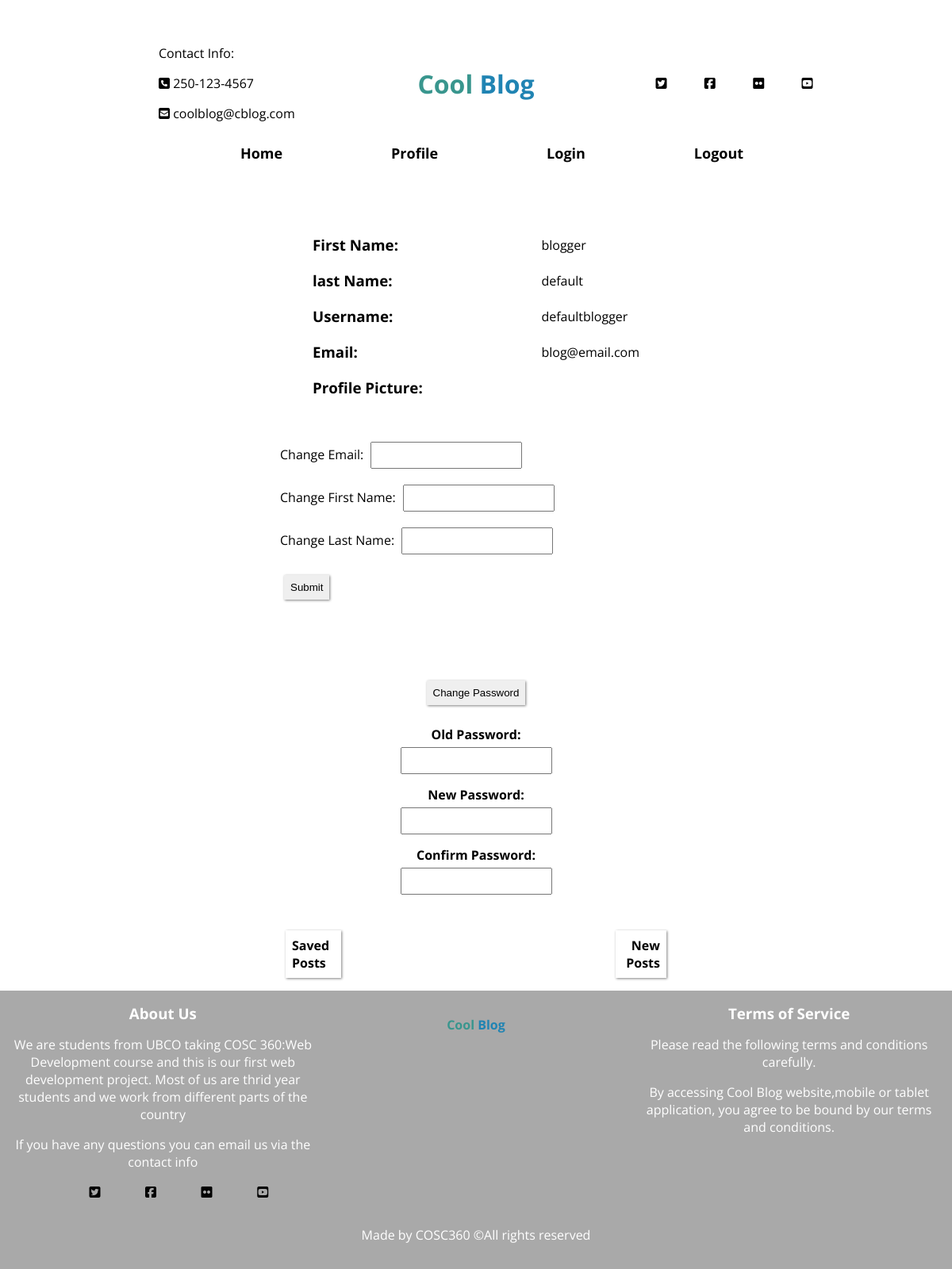
/PHP/profile.php (signed in), run on the app's committed database.
### tables this page shows
CREATE TABLE `users` (
  `username` varchar(255) NOT NULL,
  `firstName` varchar(255) NOT NULL,
  `lastName` varchar(255) NOT NULL,
  `email` varchar(255) NOT NULL,
  `password` varchar(255) NOT NULL,
  `admin` boolean NOT NULL,
  `pfp` varchar(255)
);

### PHP/profile.php (the view, shortened to what this page needs)
<!DOCTYPE html>
<?php
$host = "localhost";
$database = "cosc360_project";
$user = "webuser";
$password = "P@ssw0rd";
$connection = mysqli_connect($host, $user, $password, $database);
$error = mysqli_connect_error();
$uname = $_COOKIE["user"];
$fname = null;
$lname = null;
$email = null;
$img= null;
if($error != null)
{
    $output = "<p>Unable to connect to database!</p>";
    exit($output);
}
else
{
    $sql = "SELECT * FROM users WHERE username='$uname';";
    $results = mysqli_query($connection, $sql);
    if(mysqli_num_rows($results)!=0){
        while ($row = mysqli_fetch_assoc($results)) {
             $fname= $row['firstName'] ;
            $lname= $row['lastName'];
            $email= $row['email'];
            $img= $row['pfp'];
         }
    }
    else {
        $fname= "na" ;
        $lname= "na";
        $email= "na";
    }
}
?>
<html lang="eng">
  <head>
    <link rel="stylesheet" href="../css/profile.css"/>
    <link rel="stylesheet" href="../css/main.css"/>
</head>
<header>
    <div class="container full-width">
        <div class="flexbox align-items-center justify-content-between">
            <div class="contact-info">
                <ul class="justify-content-evenly">
                    <li><p>Contact Info:</p></li>
                    <li><a><i class="fas fa-phone-square"></i> 250-123-4567</a></li>
                    <li><a><i class="fas fa-envelope-square"></i> coolblog@cblog.com</a></li>
                </ul>
            </div>
            <div class="page-name">
                <a class="title" href="../Main.php">Cool<span> Blog</span></a>
            </div>
            <div class="sns">
                <ul class="flexbox justify-content-evenly">
                    <li><a><i class="fab fa-twitter-square"></i></a></li>
                    <li><a><i class="fab fa-facebook-square"></i></a></li>
                    <li><a><i class="fab fa-flickr"></i></a></li>
                    <li><a><i class="fab fa-youtube-square"></i></a></li>
                </ul>
            </div>
        </div>
        <nav>
            <ul class="flexbox justify-content-center justify-content-evenly">
                <li class="nav-title"><a href="../main.php">Home</a></li>
                <li class="nav-title"><a href="profile.php">Profile</a></li>
                <li class="nav-title" id="login-btn" style="cursor: pointer;">Login</li>
                <li class="nav-title"><a href="logout.php">Logout</a></li>
            </ul>
        </nav>
    </div>
</header>
<body>
  <section>
    <div class="profile-container">
      <table >
          <tbody>
                <tr>
                    <td><h3> First Name:</td>
                    <td><?php echo $fname ?></td>
                </tr>
                <tr>
                    <td><h3>last Name:</td>
                    <td><?php echo $lname ?></td>
                </tr>
                <tr>
                    <td><h3>Username:</td>
                    <td><?php echo $uname ?></td>
                </tr>
                <tr>
                    <td><h3>Email:</td>
                    <td><?php echo $email ?></td>
                </tr>
                <tr>
                    <td><h3>Profile Picture:</td>
                    <td><img src="<?php echo $img ?>" style="width:200px;border-radius:50%"/></td>
                </tr>
            </tbody>
        </table>
        <div class="change-password-form">
            <form method="POST" action="changename.php">
                <div class="input-box">
                    <label>Change Email:</label>
                    <input type="text" name="newemail">
                </div>
                <div class="input-box">
                    <label>Change First Name:</label>
                    <input type="text" name="newfirstname">
                </div>
                <div class="input-box">
                    <label>Change Last Name:</label>
                    <input type="text" name="newlastname">
                    <p><input class="button" type="submit" value="Submit"></p>
                </div>
            </form>
        </div>
        <div class="change-password-form" style="clear:left">
            <form  method="POST" action="changepassword.php" id="form">
                <p style="text-align:center"><input type="submit" value="Change Password" class="button"></p>
                <div class="input-box">
                    <label style="display:block; text-align:center;" for="oldpassword"><b>Old Password:</b></label>
                    <input type="password" name="oldpassword" id="oldpassword" class="required">
                </div><br>
                <div class="input-box">
                    <label style="display:block; text-align:center;" for="newpassword"><b>New Password:</b></label>
                    <input type="password" name="newpassword" id="password" class="required">
                </div>
                <div class="input-box" style="clear:left">
                    <label style="display:block; text-align:center;" for="confirmpassword"><b>Confirm Password:</b></label>
                    <input type="password" name="comfirmpassword" id="confirmpassword" class="required">
                </div>
            </form>
        </div>
        <div id="posts-btns" class="saved-posts-container" >
            <span id="Sposts" style="margin-right:72%" class="button span"><b>Saved Posts</b></span>
            <span id="new-post" style="text-align:right" class="button span"><b>New Posts</b></span>
        </div>
    </div>
  </section>
</body>
<footer class="bgDark colorWhite" style="margin:0">
    <div class="containeasdsadar" style="margin:0;">
        <div class="g-3-col">
            <div class="about-us text-align-center">
                <h3>About Us</h3>
                <p>We are students from UBCO taking COSC 360:Web Development course and this is our first web development project. Most of us are thrid year students and we work from different parts of the country</p>
                <p>If you have any questions you can email us via the contact info</p>
                <div class="sns">
                    <ul class="flexbox justify-content-evenly">
                        <li><a><i class="fab fa-twitter-square"></i></a></li>
                        <li><a><i class="fab fa-facebook-square"></i></a></li>
                        <li><a><i class="fab fa-flickr"></i></a></li>
                        <li><a><i class="fab fa-youtube-square"></i></a></li>
                    </ul>
                </div>
            </div>
            <div class="tags text-align-center">
            <div class="title-container">
                    <a class="title" href="../Main.php">Cool<span> Blog</span></a>
                </div>
            </div>
            <div class="tos text-align-center">
                <h3>Terms of Service</h3>
                <p>Please read the following terms and conditions carefully.</p>
                <p>By accessing Cool Blog website,mobile or tablet application, you agree to be bound by our terms and conditions.</p>
            </div>
        </div>
        <div class="copyright text-align-center">
            <p>Made by COSC360 &copy;All rights reserved</p>
        </div>
    </div>
</footer>
</html>

### css/profile.css (style rules this page uses)
header { display: flex; justify-content: center; margin: auto; }
body { margin:0; }
td { margin:15px; padding:10px; }
tbody { width:60%; margin:1em 50%; margin:0; }
table { display: flex; justify-content: center; align-items: space-between; margin:1em auto; width:60%; text-align: center; border-collapse: collapse; }
table tr, table td { width:90%; margin: auto; text-align: left; }
.saved-posts-container { margin: 10px 30%; display: flex; justify-self: space-between; }
.input-box { margin: 5px 5px; width: fit-content; max-width: fit-content; }
.change-password-form { display: flex; justify-content: center; align-items: space-between; margin:auto; margin-bottom: 15px; width: 60%; padding-top:15px; padding-bottom: 15px; }
.profile-container { display:flexbox; justify-content: center; align-items:space-between ; margin:auto; margin-bottom: 1em; }
.input-box { overflow: auto; margin: 5px 5px; width: fit-content; max-width: fit-content; float:left; }
form { margin: 5px 15%; }

### css/main.css (style rules this page uses)
.button { outline:none; box-shadow: 1px 1px 3px grey; border:0; padding:8px; width:fit-content; height: fit-content; }
body { font-family: 'Open Sans', sans-serif; margin:0; }
.bgDark { background-color: darkgray; }
.colorWhite { color:white }
input { padding:5px; height: 20px; margin:5px; }
.container { margin: 0 2%; padding: 2% 10%; }
.full-width { width:100%; }
a { text-decoration: none; color:black; }
ul { list-style: none; }
.flexbox { display:flex; }
.g-3-col { display:grid; grid-template-columns: 1fr 1fr 1fr; grid-column-gap: 1em; }
nav { width: 100%; background-color: white; position: -webkit-sticky; position: sticky; top:0; padding: 0; }
nav ul { height: 60px; padding: 1em auto; margin:auto; vertical-align: middle; }
nav ul li { display: flex; align-items: center; padding-bottom: 15px; }
h1,h2,h3,h4 { margin:0; }
.text-align-center { text-align: center; }
.justify-content-center { justify-content: center; }
.align-items-center { align-items: center; }
.justify-content-between { justify-content: space-between; }
.justify-content-evenly { justify-content: space-evenly; }
.nav-title { font-size: large; font-weight: bold; }
header li { margin: 1em; }
header { padding: 1em 0; }
.title { font-size: 2.0em; font-weight: bold; color: rgb(57, 150, 142); }
.title > span { color: rgb(32, 132, 179); font-weight: none; }
header .contact-info { width:33%; }
header .sns { width:33%; }
header nav { padding: 0; }
footer { padding: 1em; left:0; bottom:0; }
footer .title { font-size: 1em; font-weight: bold; color: rgb(57, 150, 142); }
footer .title > span { color: rgb(32, 132, 179); font-weight: none; }
.title-container { margin-top: 1em; }

### data on the page
users: firstName "blogger", lastName "default", email "blog@email.com"

### other printed values
$uname "defaultblogger"
